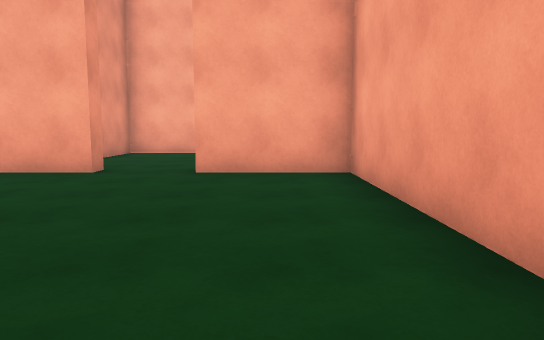
[1] (above)

24 first-person views from a walk through a 3-D level made in the Unity game engine. The camera is 1.3 m above the floor, tilts 6° down and sees 70° across. The floor is counted in squares, 2 m on a side. Each view is taken from the middle of a square. On the plan, view 1 faces up. The plan holds only what a view shows up to about 11 squares ahead; the rest is blank. The place goes on beyond the plan. The player is left out.

[2]
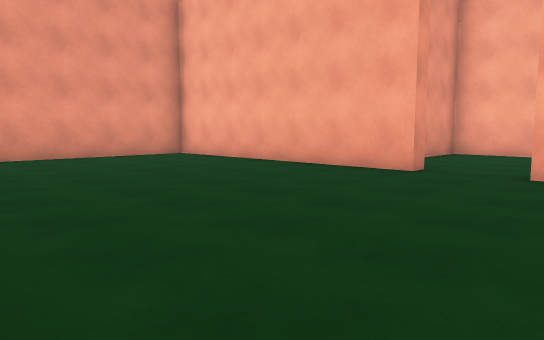

[3]
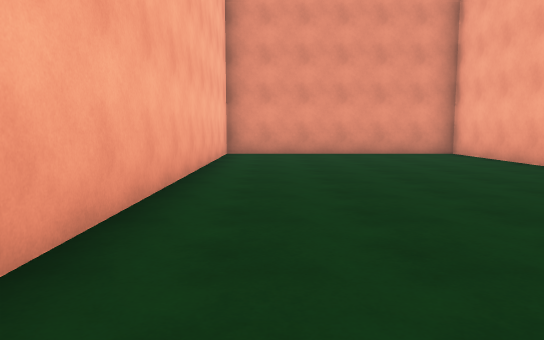

[4]
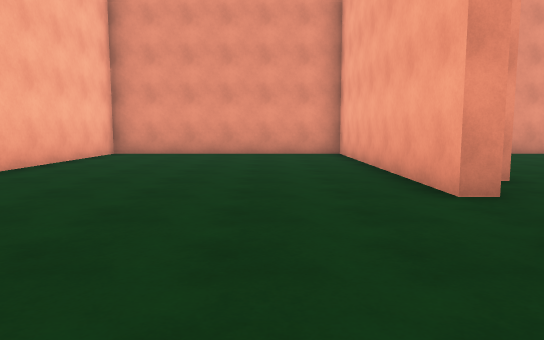

[5]
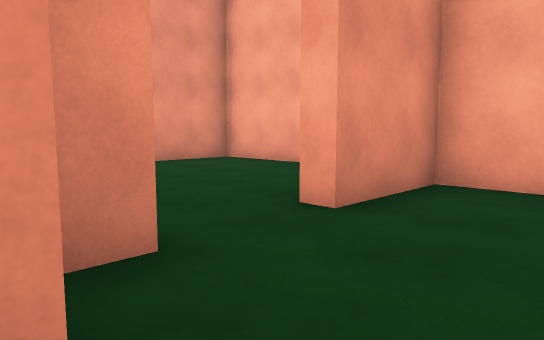

[6]
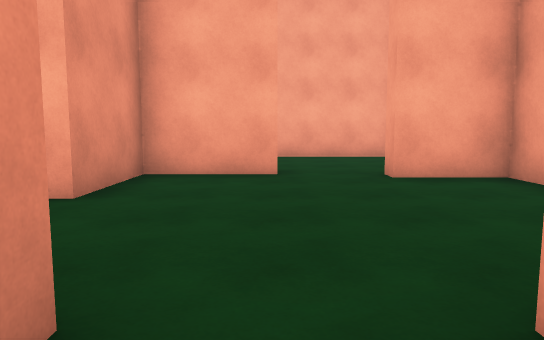

[7]
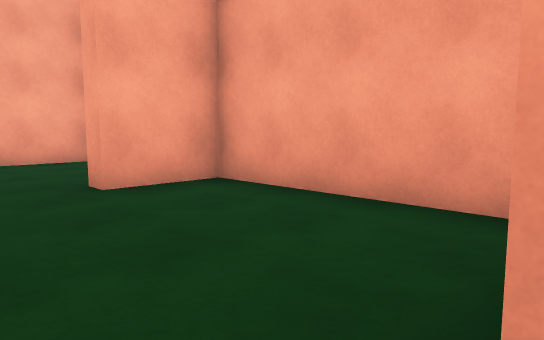

[8]
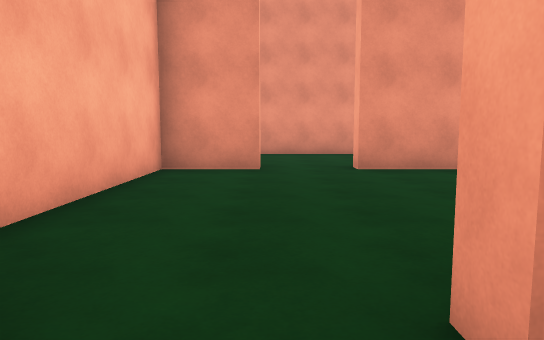

[9]
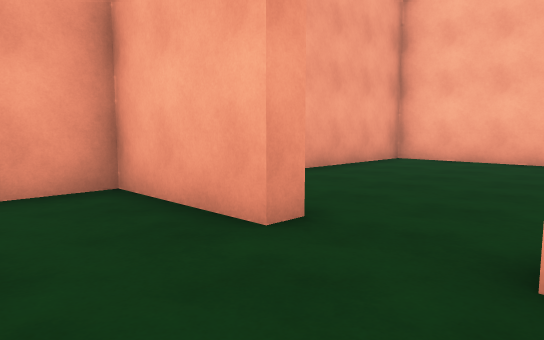

[10]
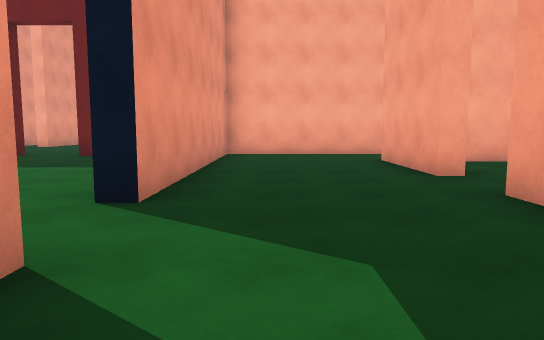

[11]
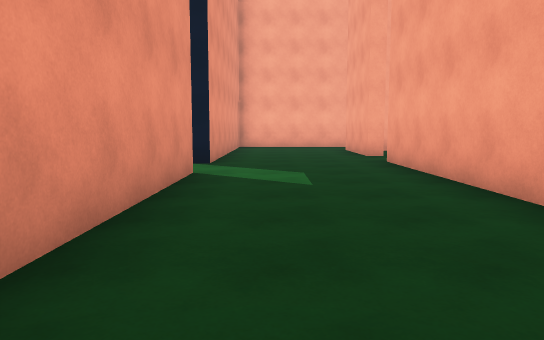

[12]
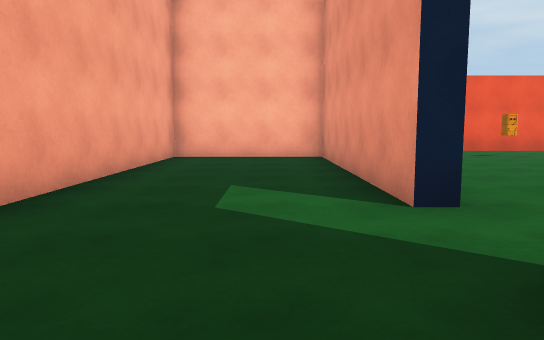

[13]
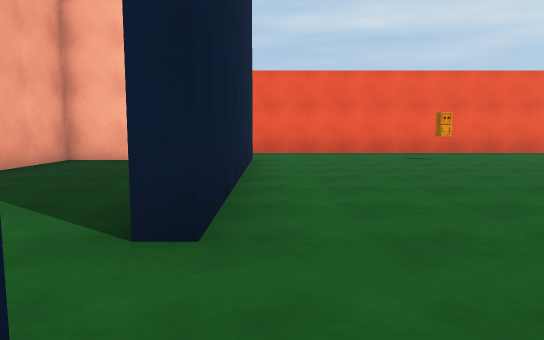

[14]
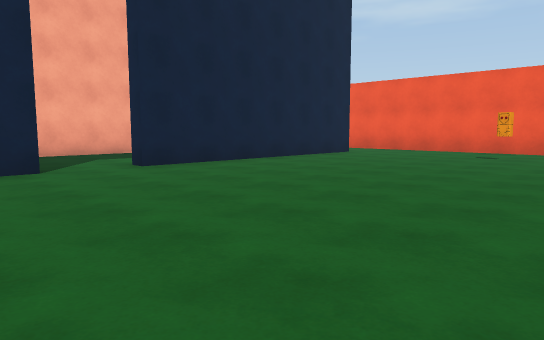

[15]
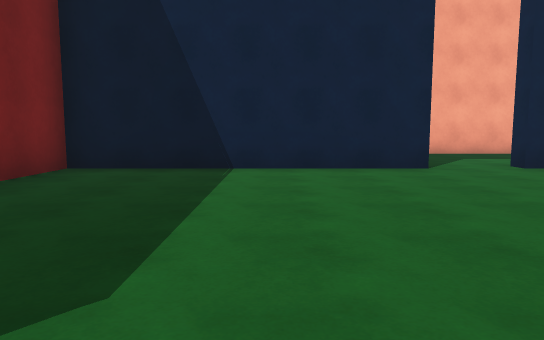

[16]
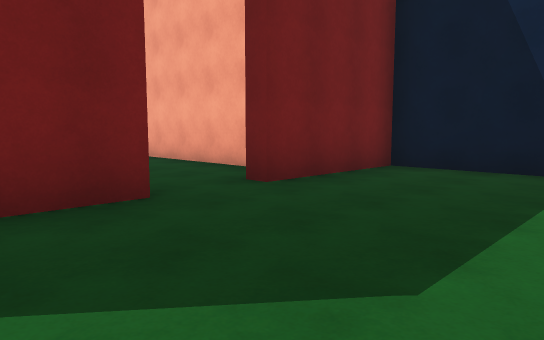

[17]
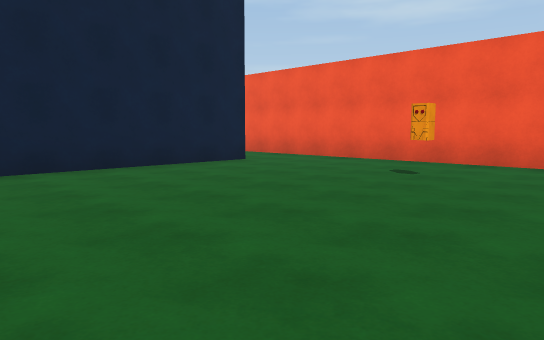

[18]
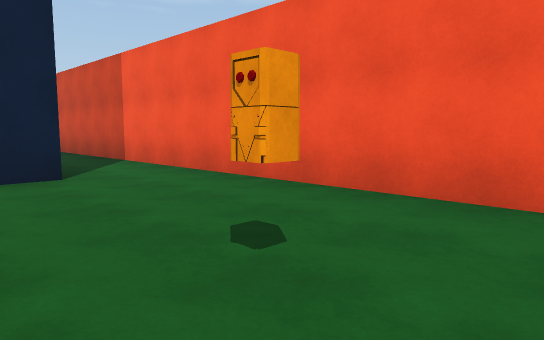

[19]
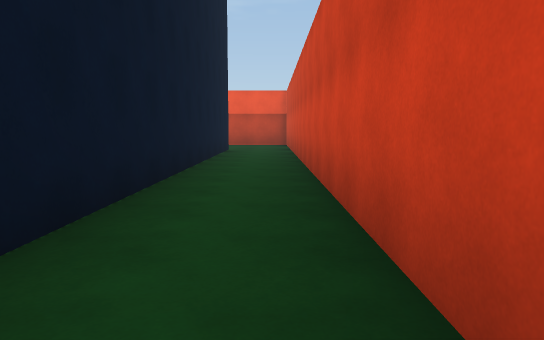

[20]
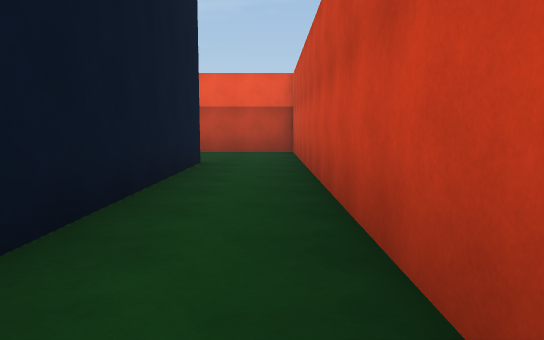

[21]
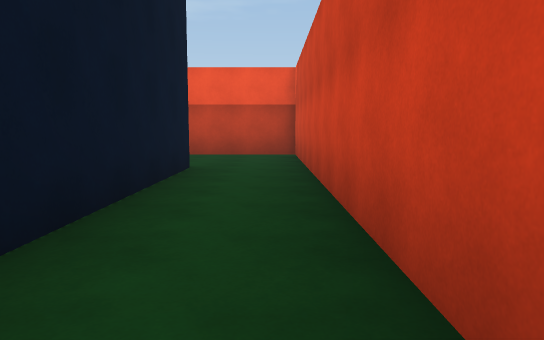

[22]
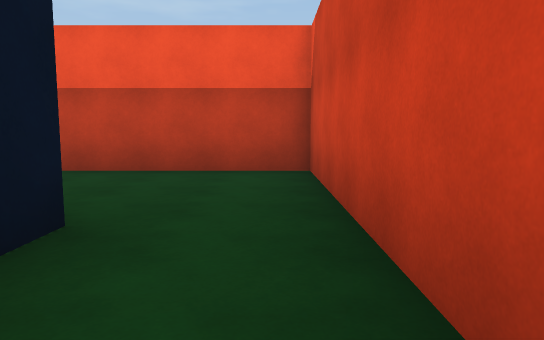

[23]
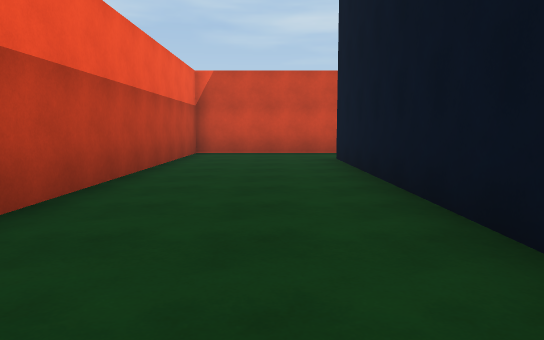

[24]
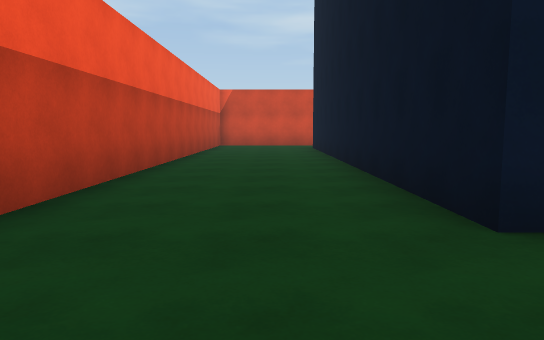

### Floor plan
Ten units are one square. View 1 is at (0, 0); x grows to the right and y downward. Boxes are objects, and circles mark ways between rooms. Rooms are numbered by the first view taken in them; rooms with no view inside come last. Other rooms are left out.
<svg viewBox="-210 -147 266 178">
<path fill="none" stroke="#000" d="M-27 -62 -27 -58 -93 -58 -93 2 12 2 12 -58 -11 -58 -11 -62M-11 -62 12 -62 12 -102 -4 -102 -4 -106M-19 -106 -39 -106 -39 -86 -44 -86M-39 -71 -39 -65M-136 -58 -132 -58 -132 2 -97 2 -97 -79M-93 -94 -97 -94 -97 -122M-90 -142 -132 -142 -132 -74M-132 -74 -136 -74 -136 -134 -167 -134M-136 6 -136 -58M-205 26 -135 26M-182 -134 -195 -134M16 -106 16 6 -91 6M10 -142 -19 -142M-135 26 51 26 51 -101M-93 -79 -93 -62 -55 -62M-70 -118 -93 -118 -93 -94"/>
<rect x="-185" y="-5" width="10" height="10" fill="#bbb"><title>other object</title></rect>
<circle cx="-20" cy="-60" r="3" fill="#2a7"/>
<circle cx="-10" cy="-100" r="3" fill="#2a7"/>
<circle cx="-40" cy="-80" r="3" fill="#2a7"/>
<circle cx="-130" cy="-65" r="3" fill="#2a7"/>
<circle cx="-90" cy="-85" r="3" fill="#2a7"/>
<circle cx="-140" cy="20" r="3" fill="#2a7"/>
<text x="-30" y="-30">1</text>
<text x="-10" y="-80">2</text>
<text x="-110" y="-70">3</text>
<text x="-170" y="-50">4</text>
<text x="30" y="-50">5</text>
<text x="-70" y="-90">6</text>
</svg>
Room 1 opens to room 2. Room 2 opens to room 5. Room 2 opens to room 6. Room 3 opens to room 4. Room 3 opens to room 6. Room 4 opens to room 5.

Where each view was taken, in squares from view 1:
view 1: 0 up, 0 right, facing up
view 2: 0 up, 0 right, facing up-left
view 3: 1 up, 1 right, facing left
view 4: 4 up, 1 right, facing left
view 5: 6 up, 2 left, facing up-left
view 6: 5 up, 2 left, facing up
view 7: 6 up, 2 left, facing up-right
view 8: 8 up, 3 left, facing left
view 9: 8 up, 3 left, facing down-right
view 10: 4 up, 12 left, facing up
view 11: 0 up, 12 left, facing up
view 12: 9 up, 12 left, facing down
view 13: 8 up, 14 left, facing down
view 14: 9 up, 20 left, facing down-right
view 15: 10 up, 20 left, facing right
view 16: 10 up, 20 left, facing up-right
view 17: 5 up, 20 left, facing down-right
view 18: 1 up, 19 left, facing down-right
view 19: 2 down, 11 left, facing right
view 20: 2 down, 6 left, facing right
view 21: 2 down, 5 left, facing right
view 22: 2 down, 1 left, facing right
view 23: 8 up, 3 right, facing down
view 24: 13 up, 3 right, facing down
